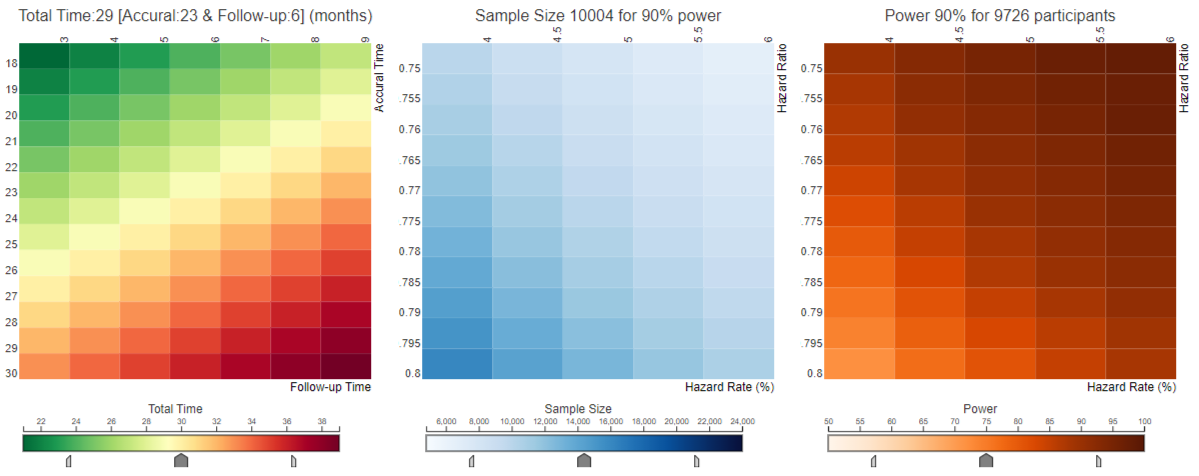

Reproduce this figure in R.
# packages
pacman::p_load(tidyverse, rio)
pacman::p_load(rlc)

# data
d1 <- import("C:/R/Wonderful-Wednesdays/2022-01-12/data_sample.csv") %>% 
   select(AccrualTime, FollowUpTime, HazardRatio, HazardRate = hazard_rate, Power, NTotal) %>% 
   mutate(TotalTime = AccrualTime + FollowUpTime, .after = FollowUpTime)

d2 <- import("C:/R/Wonderful-Wednesdays/2022-01-12/data_power.csv") %>% 
   select(AccrualTime, FollowUpTime, HazardRatio, HazardRate = hazard_rate, Power, NTotal) %>% 
   mutate(TotalTime = AccrualTime + FollowUpTime, .after = FollowUpTime,
          Power = round(100*Power,0))

d_all <- left_join(
   d1    %>% select(-Power),
   d2    %>% select(-NTotal)) %>% 
   group_nest(AccrualTime, FollowUpTime, TotalTime) %>%
   rowwise() %>% 
   mutate(data_ss = list( data %>% 
                             select(-Power) %>% 
                             pivot_wider(names_from  = HazardRate,
                                         values_from = NTotal) %>% 
                             select(HazardRatio, `4`:`6`) %>% 
                             column_to_rownames(var = 'HazardRatio')),
          data_pw = list( data %>% 
                             select(-NTotal) %>% 
                             pivot_wider(names_from  = HazardRate,
                                         values_from = Power) %>% 
                             select(HazardRatio, `4`:`6`) %>% 
                             column_to_rownames(var = 'HazardRatio'))
   )

# HEATMAP MATRIX
d_time <- d_all %>% 
   select(contains("Time")) %>% 
   distinct() %>%
   pivot_wider(names_from  = FollowUpTime,
               values_from = TotalTime) %>%
   column_to_rownames(var = 'AccrualTime')


# LAYOUT
openPage(useViewer=FALSE, layout="table1x3" )

AT <- 24
FT <- 6
SS <- NA
PW <- NA

# FIG 1
lc_heatmap(
   dat(
      value = d_time,
      title = str_glue("Total Time:{AT + FT} [Accural:{AT} & Follow-up:{FT}] (months)"),
      on_click = function(k) { 
         AT <<- rownames(d_time)[k[1]] %>% as.numeric()          
         FT <<- colnames(d_time)[k[2]] %>% as.numeric() 
         updateCharts("Fig1") # Title
         updateCharts("Fig2") # Sample Size
         updateCharts("Fig3") # Power
      }
   ),
   chartId = "Fig1",
   rowTitle = "Accural Time",
   colTitle = "Follow-up Time",
   palette = rev(RColorBrewer::brewer.pal(11, "RdYlGn")),
   colourDomain = c(21, 39),
   paddings = list(top = 50, left = 30, bottom = 30, right = 30),
   showPanel  = FALSE,
   showLegend = FALSE,
   place = "A1"
)

lc_colourSlider(chart = "Fig1",
                chartId = "Fig_S1",
                place = "A1",
                width = 450,
                title = "Total Time",
                titleSize = 15, titleY = 12,
                paddings = list(top = 35, left = 35, bottom = 10, right = 20))

# FIG 2
lc_heatmap(
   dat(value = d_all %>% 
          filter(AccrualTime == AT, FollowUpTime == FT) %>% 
          pull(data_ss) %>% 
          .[[1]],
       on_click = function(k) {
          data_ss <- d_all %>% 
             filter(AccrualTime == AT, FollowUpTime == FT) %>% 
             pull(data_ss) %>% 
             .[[1]]
          
          SS     <<- data_ss[k[1],k[2]]
          updateCharts("Fig2")
       },
       title = str_glue("Sample Size {ifelse(is.na(SS),'[click a cell]',SS)} for 90% power")
   ),
   chartId = "Fig2",
   rowTitle = "Hazard Ratio",
   colTitle = "Hazard Rate (%)",
   palette = RColorBrewer::brewer.pal(9, "Blues"),
   colourDomain = c(4800, 24000),
   paddings = list(top = 50, left = 30, bottom = 30, right = 30),
   showValue = FALSE,
   showPanel  = FALSE,
   showLegend = FALSE,
   place = "A2"
)

lc_colourSlider(chart = "Fig2",
                chartId = "Fig_S2",
                place = "A2",
                width = 450,
                title = "Sample Size",
                titleSize = 15, titleY = 12,
                paddings = list(top = 35, left = 35, bottom = 10, right = 20))

# FIG 3
lc_heatmap(
   dat(value = d_all %>%
          filter(AccrualTime == AT, FollowUpTime == FT) %>%
          pull(data_pw) %>%
          .[[1]],
       on_click = function(k) {
          data_pw <- d_all %>%
             filter(AccrualTime == AT, FollowUpTime == FT) %>%
             pull(data_pw) %>%
             .[[1]]

          PW     <<- data_pw[k[1],k[2]]
          updateCharts("Fig3")
       },
       title = str_glue("Power {ifelse(is.na(PW),'[click a cell]',PW)}% for 9726 participants")
   ),
   chartId = "Fig3",
   rowTitle = "Hazard Ratio",
   colTitle = "Hazard Rate (%)",
   palette = RColorBrewer::brewer.pal(9, "Oranges"),
   colourDomain = c(50, 100),
   paddings = list(top = 50, left = 30, bottom = 30, right = 30),
   showValue = FALSE,
   showPanel  = FALSE,
   showLegend = FALSE,
   place = "A3"
)

lc_colourSlider(chart = "Fig3",
                chartId = "Fig_S3",
                place = "A3",
                width = 450,
                title = "Power",
                titleSize = 15, titleY = 12,
                paddings = list(top = 35, left = 35, bottom = 10, right = 20))


lc_html(content = 
           "<b>Heatmaps:<a href='https://github.com/VIS-SIG/Wonderful-Wednesdays/tree/master/data/2022/2022-01-12'>
                       Uncertainty in study planning </a></b>
            <br> 
            <i>Click on a scenario from the first heatmap to investiage Sample Size and Power under different Hazard Ratios and Hazard Rates</i>",
        chartId = 'title')
